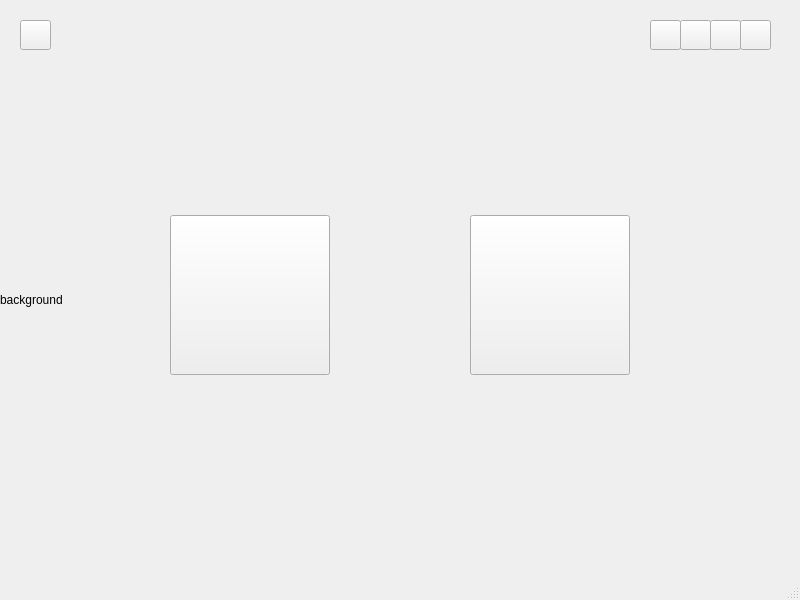
<?xml version="1.0" encoding="UTF-8"?>
<ui version="4.0">
 <class>pro2</class>
 <widget class="QMainWindow" name="pro2">
  <property name="geometry">
   <rect>
    <x>0</x>
    <y>0</y>
    <width>800</width>
    <height>600</height>
   </rect>
  </property>
  <property name="windowTitle">
   <string>pro2</string>
  </property>
  <widget class="QWidget" name="centralwidget">
   <widget class="QPushButton" name="pushButton">
    <property name="geometry">
     <rect>
      <x>170</x>
      <y>215</y>
      <width>160</width>
      <height>160</height>
     </rect>
    </property>
    <property name="text">
     <string/>
    </property>
   </widget>
   <widget class="QPushButton" name="pushButton_2">
    <property name="geometry">
     <rect>
      <x>470</x>
      <y>215</y>
      <width>160</width>
      <height>160</height>
     </rect>
    </property>
    <property name="text">
     <string/>
    </property>
   </widget>
   <widget class="QLabel" name="back_label">
    <property name="geometry">
     <rect>
      <x>0</x>
      <y>0</y>
      <width>800</width>
      <height>600</height>
     </rect>
    </property>
    <property name="text">
     <string>background</string>
    </property>
   </widget>
   <widget class="QPushButton" name="course">
    <property name="geometry">
     <rect>
      <x>650</x>
      <y>20</y>
      <width>31</width>
      <height>30</height>
     </rect>
    </property>
    <property name="text">
     <string/>
    </property>
   </widget>
   <widget class="QPushButton" name="student_plus">
    <property name="geometry">
     <rect>
      <x>740</x>
      <y>20</y>
      <width>31</width>
      <height>30</height>
     </rect>
    </property>
    <property name="text">
     <string/>
    </property>
   </widget>
   <widget class="QPushButton" name="course_plus">
    <property name="geometry">
     <rect>
      <x>680</x>
      <y>20</y>
      <width>31</width>
      <height>30</height>
     </rect>
    </property>
    <property name="text">
     <string/>
    </property>
   </widget>
   <widget class="QPushButton" name="home">
    <property name="geometry">
     <rect>
      <x>20</x>
      <y>20</y>
      <width>31</width>
      <height>30</height>
     </rect>
    </property>
    <property name="text">
     <string/>
    </property>
   </widget>
   <widget class="QPushButton" name="stu">
    <property name="geometry">
     <rect>
      <x>710</x>
      <y>20</y>
      <width>31</width>
      <height>30</height>
     </rect>
    </property>
    <property name="text">
     <string/>
    </property>
   </widget>
   <zorder>back_label</zorder>
   <zorder>pushButton</zorder>
   <zorder>pushButton_2</zorder>
   <zorder>course</zorder>
   <zorder>student_plus</zorder>
   <zorder>course_plus</zorder>
   <zorder>home</zorder>
   <zorder>stu</zorder>
  </widget>
  <widget class="QStatusBar" name="statusbar"/>
 </widget>
 <resources/>
 <connections/>
</ui>
